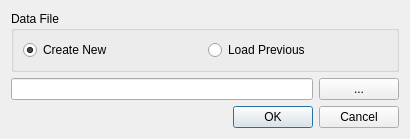
<?xml version="1.0" encoding="UTF-8"?>
<ui version="4.0">
 <class>InitialDlg</class>
 <widget class="QDialog" name="InitialDlg">
  <property name="geometry">
   <rect>
    <x>0</x>
    <y>0</y>
    <width>410</width>
    <height>129</height>
   </rect>
  </property>
  <property name="windowTitle">
   <string>Dialog</string>
  </property>
  <layout class="QVBoxLayout" name="verticalLayout">
   <item>
    <widget class="QGroupBox" name="groupBox">
     <property name="title">
      <string>Data File</string>
     </property>
     <layout class="QHBoxLayout" name="horizontalLayout">
      <item>
       <widget class="QRadioButton" name="new_radio">
        <property name="text">
         <string>Create New</string>
        </property>
        <property name="checked">
         <bool>true</bool>
        </property>
       </widget>
      </item>
      <item>
       <widget class="QRadioButton" name="prev_radio">
        <property name="text">
         <string>Load Previous</string>
        </property>
       </widget>
      </item>
     </layout>
    </widget>
   </item>
   <item>
    <layout class="QHBoxLayout" name="horizontalLayout_2">
     <item>
      <widget class="QLineEdit" name="filename_lnedt"/>
     </item>
     <item>
      <widget class="QPushButton" name="browse_button">
       <property name="sizePolicy">
        <sizepolicy hsizetype="Fixed" vsizetype="Fixed">
         <horstretch>0</horstretch>
         <verstretch>0</verstretch>
        </sizepolicy>
       </property>
       <property name="minimumSize">
        <size>
         <width>30</width>
         <height>0</height>
        </size>
       </property>
       <property name="baseSize">
        <size>
         <width>0</width>
         <height>0</height>
        </size>
       </property>
       <property name="text">
        <string>...</string>
       </property>
      </widget>
     </item>
    </layout>
   </item>
   <item>
    <widget class="QDialogButtonBox" name="buttonBox">
     <property name="orientation">
      <enum>Qt::Horizontal</enum>
     </property>
     <property name="standardButtons">
      <set>QDialogButtonBox::Cancel|QDialogButtonBox::Ok</set>
     </property>
    </widget>
   </item>
  </layout>
 </widget>
 <resources/>
 <connections>
  <connection>
   <sender>buttonBox</sender>
   <signal>accepted()</signal>
   <receiver>InitialDlg</receiver>
   <slot>accept()</slot>
   <hints>
    <hint type="sourcelabel">
     <x>227</x>
     <y>111</y>
    </hint>
    <hint type="destinationlabel">
     <x>157</x>
     <y>128</y>
    </hint>
   </hints>
  </connection>
  <connection>
   <sender>buttonBox</sender>
   <signal>rejected()</signal>
   <receiver>InitialDlg</receiver>
   <slot>reject()</slot>
   <hints>
    <hint type="sourcelabel">
     <x>295</x>
     <y>117</y>
    </hint>
    <hint type="destinationlabel">
     <x>286</x>
     <y>128</y>
    </hint>
   </hints>
  </connection>
  <connection>
   <sender>browse_button</sender>
   <signal>clicked()</signal>
   <receiver>InitialDlg</receiver>
   <slot>browse()</slot>
   <hints>
    <hint type="sourcelabel">
     <x>394</x>
     <y>82</y>
    </hint>
    <hint type="destinationlabel">
     <x>408</x>
     <y>103</y>
    </hint>
   </hints>
  </connection>
 </connections>
 <slots>
  <slot>browse()</slot>
 </slots>
</ui>
